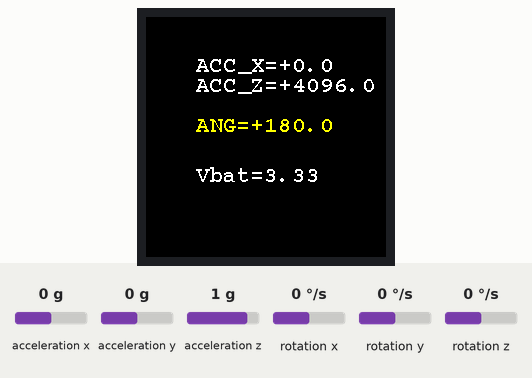
Simulated run of this program. Board: Raspberry Pi Pico running MicroPython. On the bench: 240×240 colour display. Inputs (shaded band) come from the test bench; at power-on: acceleration x 0 g, acceleration z 1 g, acceleration y 0 g, rotation x 0 °/s, rotation y 0 °/s, rotation z 0 °/s. Library files of the repository ran but are not shown: writer.py, courier20.py; what the program prints to the serial console is not drawn.

Above: at 1.4 s.
1.5 s: acceleration x set to -1.4 g
At 2.7 s:
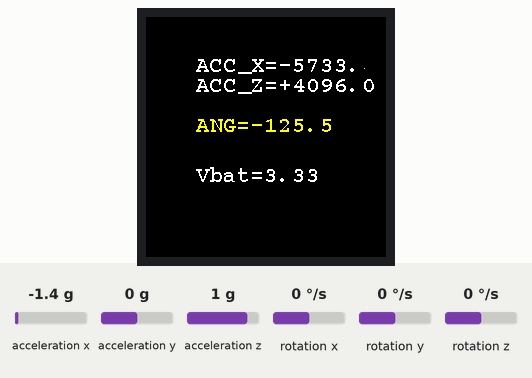
3.0 s: acceleration z set to -1.4 g
At 4.0 s:
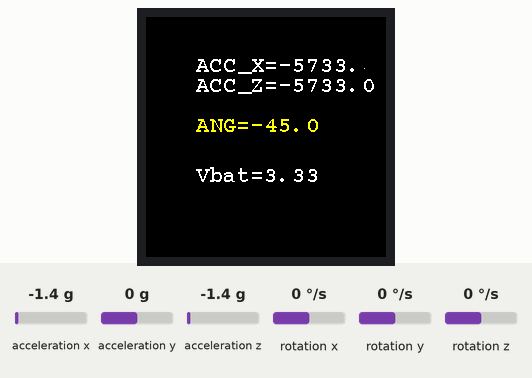
4.6 s: acceleration x set to -0.8 g
At 5.8 s:
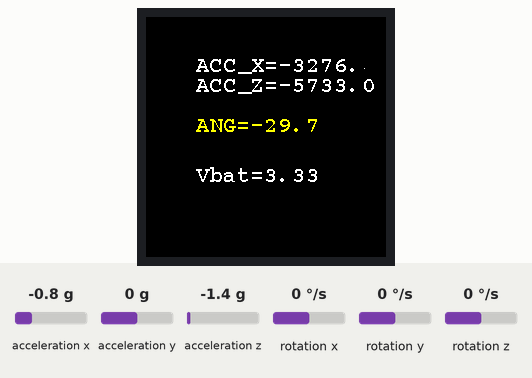
6.1 s: acceleration z set to -0.8 g
At 6.9 s:
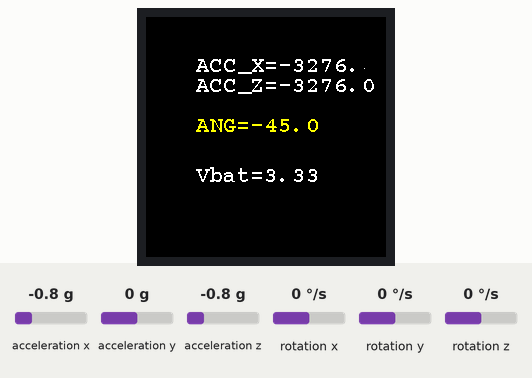
Timing chart, 0 to 8.7 s (numbered marks = the images above; inputs shaded):
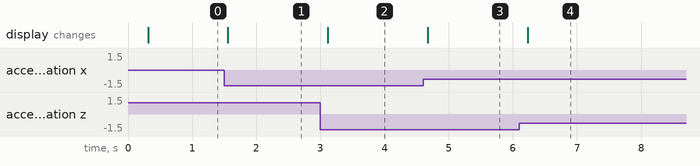

The program:

main.py
```python
from machine import Pin,I2C,SPI,PWM,ADC
import framebuf
import time
import math

from lcd_driver import LCD_1inch28
from imu_qmi8658 import QMI8658

from writer import CWriter
import courier20
from boolpalette import BoolPalette

I2C_SDA = 6
I2C_SDL = 7

DC = 8
CS = 9
SCK = 10
MOSI = 11
RST = 12

BL = 25

Vbat_Pin = 29


if __name__=='__main__':

    LCD = LCD_1inch28()
    LCD.set_bl_pwm(65535)
    qmi8658=QMI8658()
    Vbat= ADC(Pin(Vbat_Pin))

    wri = CWriter(LCD, courier20)

    while(True):
        #read QMI8658
        xyz=qmi8658.Read_XYZ()
        xyz[1]=math.atan2(xyz[0],-xyz[2])*180/math.pi
        reading = Vbat.read_u16()*3.3/65535*2

        LCD.fill(0x0000)


        CWriter.set_textpos(LCD, 40, 50)  # In case a previous test has altered this
        wri.setcolor(0xffff, 0x0000)  # Colors can be set in constructor or changed dynamically
        wri.printstring("ACC_X={:+.1f}".format(xyz[0]))

        CWriter.set_textpos(LCD, 60, 50)  # In case a previous test has altered this
        wri.setcolor(0xffff, 0x0000)  # Colors can be set in constructor or changed dynamically
        wri.printstring("ACC_Z={:+.1f}".format(xyz[2]))

        CWriter.set_textpos(LCD, 100, 50)  # In case a previous test has altered this
        wri.setcolor(0xe0ff, 0x0000)  # Colors can be set in constructor or changed dynamically
        wri.printstring("ANG={:+.1f}".format(xyz[1]))

        CWriter.set_textpos(LCD, 150, 50)  # In case a previous test has altered this
        wri.setcolor(0xffff, 0x0000)  # Colors can be set in constructor or changed dynamically
        wri.printstring("Vbat={:.2f}".format(reading))

        LCD.show()
        time.sleep(0.1)
```

lcd_driver.py
```python
from machine import Pin,SPI,PWM
import framebuf
import time

from boolpalette import BoolPalette

I2C_SDA = 6
I2C_SDL = 7

DC = 8
CS = 9
SCK = 10
MOSI = 11
RST = 12

BL = 25

Vbat_Pin = 29


class LCD_1inch28(framebuf.FrameBuffer):
    def __init__(self):
        self.width = 240
        self.height = 240

        self.cs = Pin(CS,Pin.OUT)
        self.rst = Pin(RST,Pin.OUT)

        self.cs(1)
        self.spi = SPI(1,100_000_000,polarity=0, phase=0,sck=Pin(SCK),mosi=Pin(MOSI),miso=None)
        self.dc = Pin(DC,Pin.OUT)
        self.dc(1)
        self.buffer = bytearray(self.height * self.width * 2)

        self.mode = framebuf.RGB565
        self.palette = BoolPalette(self.mode)

        super().__init__(self.buffer, self.width, self.height, framebuf.RGB565)
        self.init_display()

        self.red   =   0x07E0
        self.green =   0x001f
        self.blue  =   0xf800
        self.white =   0xffff

        self.fill(self.white)
        self.show()

        self.pwm = PWM(Pin(BL))
        self.pwm.freq(5000)

    def write_cmd(self, cmd):
        self.cs(1)
        self.dc(0)
        self.cs(0)
        self.spi.write(bytearray([cmd]))
        self.cs(1)

    def write_data(self, buf):
        self.cs(1)
        self.dc(1)
        self.cs(0)
        self.spi.write(bytearray([buf]))
        self.cs(1)
    def set_bl_pwm(self,duty):
        self.pwm.duty_u16(duty)#max 65535
    def init_display(self):
        """Initialize dispaly"""
        self.rst(1)
        time.sleep(0.01)
        self.rst(0)
        time.sleep(0.01)
        self.rst(1)
        time.sleep(0.05)

        self.write_cmd(0xEF)
        self.write_cmd(0xEB)
        self.write_data(0x14)

        self.write_cmd(0xFE)
        self.write_cmd(0xEF)

        self.write_cmd(0xEB)
        self.write_data(0x14)

        self.write_cmd(0x84)
        self.write_data(0x40)

        self.write_cmd(0x85)
        self.write_data(0xFF)

        self.write_cmd(0x86)
        self.write_data(0xFF)

        self.write_cmd(0x87)
        self.write_data(0xFF)

        self.write_cmd(0x88)
        self.write_data(0x0A)

        self.write_cmd(0x89)
        self.write_data(0x21)

        self.write_cmd(0x8A)
        self.write_data(0x00)

        self.write_cmd(0x8B)
        self.write_data(0x80)

        self.write_cmd(0x8C)
        self.write_data(0x01)

        self.write_cmd(0x8D)
        self.write_data(0x01)

        self.write_cmd(0x8E)
        self.write_data(0xFF)

        self.write_cmd(0x8F)
        self.write_data(0xFF)


        self.write_cmd(0xB6)
        self.write_data(0x00)
        self.write_data(0x20)

        self.write_cmd(0x36)
        self.write_data(0x98)

        self.write_cmd(0x3A)
        self.write_data(0x05)


        self.write_cmd(0x90)
        self.write_data(0x08)
        self.write_data(0x08)
        self.write_data(0x08)
        self.write_data(0x08)

        self.write_cmd(0xBD)
        self.write_data(0x06)

        self.write_cmd(0xBC)
        self.write_data(0x00)

        self.write_cmd(0xFF)
        self.write_data(0x60)
        self.write_data(0x01)
        self.write_data(0x04)

        self.write_cmd(0xC3)
        self.write_data(0x13)
        self.write_cmd(0xC4)
        self.write_data(0x13)

        self.write_cmd(0xC9)
        self.write_data(0x22)

        self.write_cmd(0xBE)
        self.write_data(0x11)

        self.write_cmd(0xE1)
        self.write_data(0x10)
        self.write_data(0x0E)

        self.write_cmd(0xDF)
        self.write_data(0x21)
        self.write_data(0x0c)
        self.write_data(0x02)

        self.write_cmd(0xF0)
        self.write_data(0x45)
        self.write_data(0x09)
        self.write_data(0x08)
        self.write_data(0x08)
        self.write_data(0x26)
        self.write_data(0x2A)

        self.write_cmd(0xF1)
        self.write_data(0x43)
        self.write_data(0x70)
        self.write_data(0x72)
        self.write_data(0x36)
        self.write_data(0x37)
        self.write_data(0x6F)


        self.write_cmd(0xF2)
        self.write_data(0x45)
        self.write_data(0x09)
        self.write_data(0x08)
        self.write_data(0x08)
        self.write_data(0x26)
        self.write_data(0x2A)

        self.write_cmd(0xF3)
        self.write_data(0x43)
        self.write_data(0x70)
        self.write_data(0x72)
        self.write_data(0x36)
        self.write_data(0x37)
        self.write_data(0x6F)

        self.write_cmd(0xED)
        self.write_data(0x1B)
        self.write_data(0x0B)

        self.write_cmd(0xAE)
        self.write_data(0x77)

        self.write_cmd(0xCD)
        self.write_data(0x63)


        self.write_cmd(0x70)
        self.write_data(0x07)
        self.write_data(0x07)
        self.write_data(0x04)
        self.write_data(0x0E)
        self.write_data(0x0F)
        self.write_data(0x09)
        self.write_data(0x07)
        self.write_data(0x08)
        self.write_data(0x03)

        self.write_cmd(0xE8)
        self.write_data(0x34)

        self.write_cmd(0x62)
        self.write_data(0x18)
        self.write_data(0x0D)
        self.write_data(0x71)
        self.write_data(0xED)
        self.write_data(0x70)
        self.write_data(0x70)
        self.write_data(0x18)
        self.write_data(0x0F)
        self.write_data(0x71)
        self.write_data(0xEF)
        self.write_data(0x70)
        self.write_data(0x70)

        self.write_cmd(0x63)
        self.write_data(0x18)
        self.write_data(0x11)
        self.write_data(0x71)
        self.write_data(0xF1)
        self.write_data(0x70)
        self.write_data(0x70)
        self.write_data(0x18)
        self.write_data(0x13)
        self.write_data(0x71)
        self.write_data(0xF3)
        self.write_data(0x70)
        self.write_data(0x70)

        self.write_cmd(0x64)
        self.write_data(0x28)
        self.write_data(0x29)
        self.write_data(0xF1)
        self.write_data(0x01)
        self.write_data(0xF1)
        self.write_data(0x00)
        self.write_data(0x07)

        self.write_cmd(0x66)
        self.write_data(0x3C)
        self.write_data(0x00)
        self.write_data(0xCD)
        self.write_data(0x67)
        self.write_data(0x45)
        self.write_data(0x45)
        self.write_data(0x10)
        self.write_data(0x00)
        self.write_data(0x00)
        self.write_data(0x00)

        self.write_cmd(0x67)
        self.write_data(0x00)
        self.write_data(0x3C)
        self.write_data(0x00)
        self.write_data(0x00)
        self.write_data(0x00)
        self.write_data(0x01)
        self.write_data(0x54)
        self.write_data(0x10)
        self.write_data(0x32)
        self.write_data(0x98)

        self.write_cmd(0x74)
        self.write_data(0x10)
        self.write_data(0x85)
        self.write_data(0x80)
        self.write_data(0x00)
        self.write_data(0x00)
        self.write_data(0x4E)
        self.write_data(0x00)

        self.write_cmd(0x98)
        self.write_data(0x3e)
        self.write_data(0x07)

        self.write_cmd(0x35)
        self.write_cmd(0x21)

        self.write_cmd(0x11)
        time.sleep(0.12)
        self.write_cmd(0x29)
        time.sleep(0.02)

        self.write_cmd(0x21)

        self.write_cmd(0x11)

        self.write_cmd(0x29)

    def show(self):
        self.write_cmd(0x2A)
        self.write_data(0x00)
        self.write_data(0x00)
        self.write_data(0x00)
        self.write_data(0xef)

        self.write_cmd(0x2B)
        self.write_data(0x00)
        self.write_data(0x00)
        self.write_data(0x00)
        self.write_data(0xEF)

        self.write_cmd(0x2C)

        self.cs(1)
        self.dc(1)
        self.cs(0)
        self.spi.write(self.buffer)
        self.cs(1)
```

imu_qmi8658.py
```python
from machine import Pin,I2C

import time


I2C_SDA = 6
I2C_SDL = 7

DC = 8
CS = 9
SCK = 10
MOSI = 11
RST = 12

BL = 25

Vbat_Pin = 29


class QMI8658(object):
    def __init__(self,address=0X6B):
        self._address = address
        self._bus = I2C(id=1,scl=Pin(I2C_SDL),sda=Pin(I2C_SDA),freq=100_000)
        bRet=self.WhoAmI()
        if bRet :
            self.Read_Revision()
        else    :
            return NULL
        self.Config_apply()

    def _read_byte(self,cmd):
        rec=self._bus.readfrom_mem(int(self._address),int(cmd),1)
        return rec[0]
    def _read_block(self, reg, length=1):
        rec=self._bus.readfrom_mem(int(self._address),int(reg),length)
        return rec
    def _read_u16(self,cmd):
        LSB = self._bus.readfrom_mem(int(self._address),int(cmd),1)
        MSB = self._bus.readfrom_mem(int(self._address),int(cmd)+1,1)
        return (MSB[0] << 8) + LSB[0]
    def _write_byte(self,cmd,val):
        self._bus.writeto_mem(int(self._address),int(cmd),bytes([int(val)]))

    def WhoAmI(self):
        bRet=False
        if (0x05) == self._read_byte(0x00):
            bRet = True
        return bRet
    def Read_Revision(self):
        return self._read_byte(0x01)
    def Config_apply(self):
        # REG CTRL1
        self._write_byte(0x02,0x60)
        # REG CTRL2 : QMI8658AccRange_8g  and QMI8658AccOdr_28Hz
        self._write_byte(0x03,0x28)
        # REG CTRL3 : QMI8658GyrRange_512dps and QMI8658GyrOdr_28Hz
        self._write_byte(0x04,0x58)
        # REG CTRL4 : No
        self._write_byte(0x05,0x00)
        # REG CTRL5 : disable Gyroscope And Accelerometer Low-Pass Filter, bandwith = 7Hz
        self._write_byte(0x06,0x00)
        # REG CTRL6 : Disables Motion on Demand.
        self._write_byte(0x07,0x00)
        # REG CTRL7 : Enable Gyroscope And Accelerometer
        self._write_byte(0x08,0x03)

    def Read_Raw_XYZ(self):
        xyz=[0,0,0,0,0,0]
        raw_timestamp = self._read_block(0x30,3)
        raw_acc_xyz=self._read_block(0x35,6)
        raw_gyro_xyz=self._read_block(0x3b,6)
        raw_xyz=self._read_block(0x35,12)
        timestamp = (raw_timestamp[2]<<16)|(raw_timestamp[1]<<8)|(raw_timestamp[0])
        for i in range(6):
            # xyz[i]=(raw_acc_xyz[(i*2)+1]<<8)|(raw_acc_xyz[i*2])
            # xyz[i+3]=(raw_gyro_xyz[((i+3)*2)+1]<<8)|(raw_gyro_xyz[(i+3)*2])
            xyz[i] = (raw_xyz[(i*2)+1]<<8)|(raw_xyz[i*2])
            if xyz[i] >= 32767:
                xyz[i] = xyz[i]-65535
        return xyz
    def Read_XYZ(self):
        xyz=[0,0,0,0,0,0]
        raw_xyz=self.Read_Raw_XYZ()
        #QMI8658AccRange_8g
        acc_lsb_div=(1<<12)
        #QMI8658GyrRange_512dps
        gyro_lsb_div = 64
        for i in range(3):
            xyz[i]=raw_xyz[i]
            #xyz[i]=raw_xyz[i]/acc_lsb_div#(acc_lsb_div/1000.0)
            xyz[i+3]=raw_xyz[i+3]*1.0/gyro_lsb_div
        return xyz
```

boolpalette.py
```python
# boolpalette.py Implement BoolPalette class
# This is a 2-value color palette for rendering monochrome glyphs to color
# FrameBuffer instances. Supports destinations with up to 16 bit color.

# Copyright (c) Peter Hinch 2021
# Released under the MIT license see LICENSE

import framebuf

class BoolPalette(framebuf.FrameBuffer):

    def __init__(self, mode):
        buf = bytearray(4)  # OK for <= 16 bit color
        super().__init__(buf, 2, 1, mode)

    def fg(self, color):  # Set foreground color
        self.pixel(1, 0, color)

    def bg(self, color):
        self.pixel(0, 0, color)
```

Measured:
- after the input at 1.5 s, the display: changes after 0.06 s (image 1)
- after the input at 3.0 s, the display: changes after 0.12 s (image 2)
- after the input at 4.6 s, the display: changes after 0.08 s (image 3)
- after the input at 6.1 s, the display: changes after 0.13 s (image 4)
